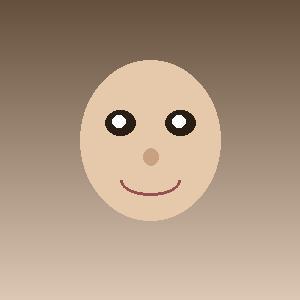
#> input picture samples/portrait.jpg, 300 x 300 px
$ python -i image_utils.py   (imports and definitions only)
#> lines starting #> are read from the running program, lines starting #| are printed output that depends on the picture
#> further down, picture is the input picture: PIL image 300x300 RGB; mean R, G, B 172.6, 150.3, 129.4
import numpy as np
from PIL import Image, ImageFilter


def load_image(path: str, width: int, height: int) -> Image.Image:
    """Load and resize image to target character grid dimensions."""
    img = Image.open(path).convert("RGB")
    img = img.resize((width, height), Image.LANCZOS)
    return img


def get_brightness(img: Image.Image) -> np.ndarray:
    """Return brightness map normalized 0.0 (dark) to 1.0 (light)."""
    gray = img.convert("L")
    arr = np.array(gray, dtype=np.float32) / 255.0
    return arr


def get_edges(img: Image.Image) -> tuple[np.ndarray, np.ndarray]:
    """Return edge magnitude and angle maps using Sobel filters."""
    gray = np.array(img.convert("L"), dtype=np.float32)
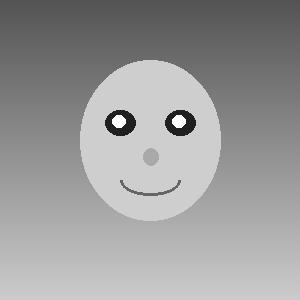
#> gray: shape (300, 300) float32; min 2, max 255, mean 154.5

    #Simple Sobel kernels applied via convolution
    from scipy.ndimage import convolve
    kx = np.array([[-1, 0, 1], [-2, 0, 2], [-1, 0, 1]], dtype=np.float32)
    ky = np.array([[-1, -2, -1], [0, 0, 0], [1, 2, 1]], dtype=np.float32)

    gx = convolve(gray, kx)
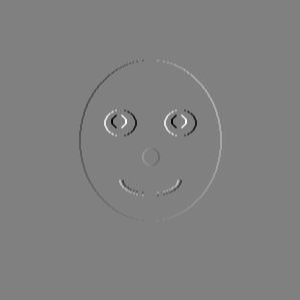
#> gx: shape (300, 300) float32; min -911, max 895, mean 0; drawn with min black and max white
    gy = convolve(gray, ky)

    magnitude = np.hypot(gx, gy)
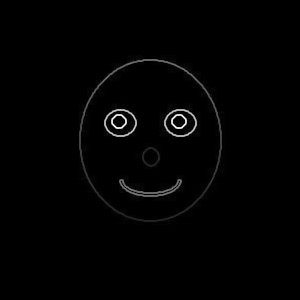
#> magnitude: shape (300, 300) float32; min 0, max 1031.3, mean 12.7; drawn with min black and max white
    magnitude = magnitude / magnitude.max() if magnitude.max() > 0 else magnitude
    angle = np.degrees(np.arctan2(gy, gx))
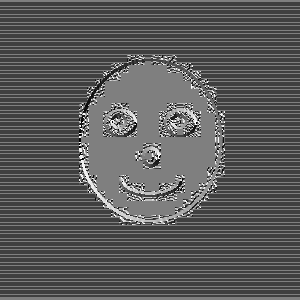
#> angle: shape (300, 300) float32; min -179.9, max 180, mean -51.3; drawn with min black and max white

    return magnitude, angle


def get_colors(img: Image.Image) -> np.ndarray:
    """Return RGB array normalized to 0-1."""
    return np.array(img, dtype=np.float32) / 255.0

>>> from PIL import Image
>>> picture = Image.open('../samples/portrait.jpg')
>>> result = get_edges(picture)
